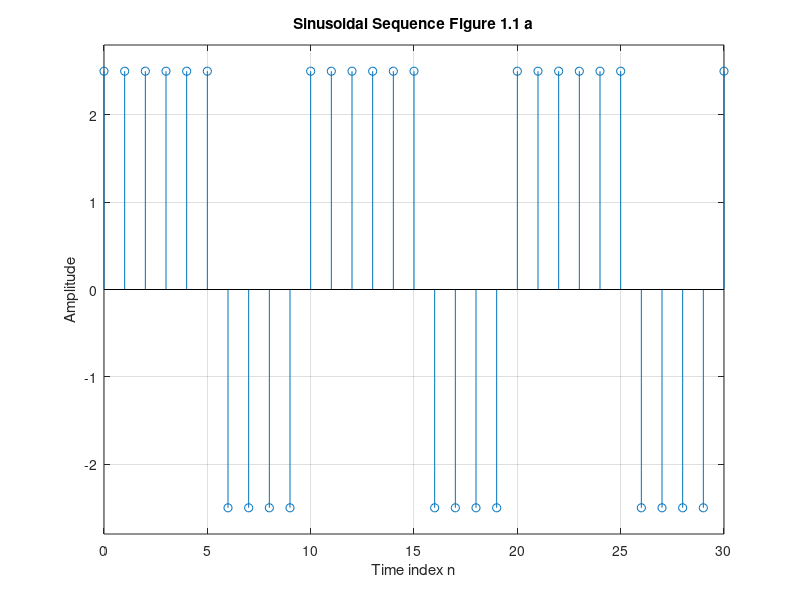

Recreate this plot in MATLAB.
% Program P1_41_Figure_1.1a
% Generation of a sinusoidal sequence
n = 0:30;   
f = 0.1;            
phase = 0;          
A = 2.5;   
duty = 60;
arg = 2*pi*f*n - phase; 
x = A*square(arg,duty);
clf;            % Clear old graph
stem(n,x);      % Plot the generated sequence
axis([0 30 -2.8 2.8]);
grid; 
title('Sinusoidal Sequence Figure 1.1 a');
xlabel('Time index n');
ylabel('Amplitude');
axis;
